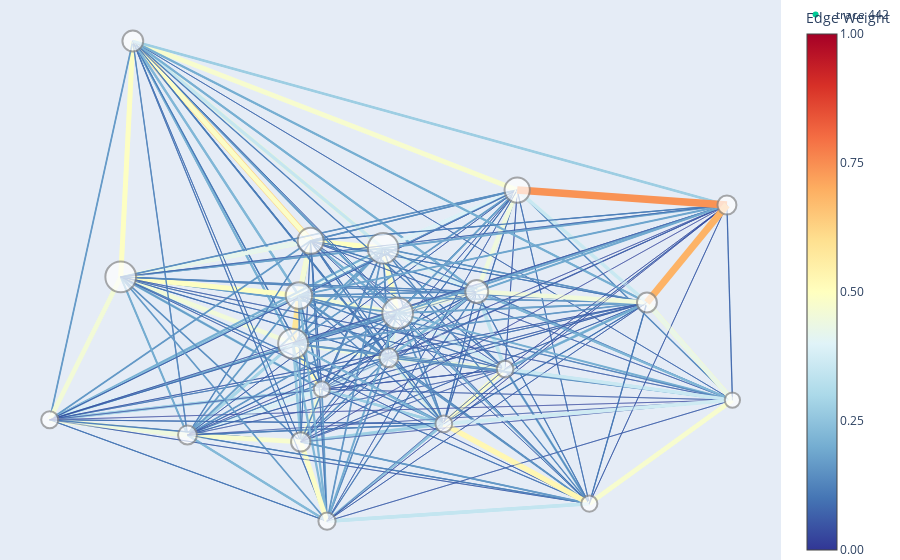

Notebook code cell kept with this figure:
### Code cell
G, trip_counts = define_graph(filtered_df, district_counts, NORMALISE_BY_POP=True, remove_weak_edges=False, threshold=0.2)
G = update_node_sizes(G, income, var_of_interest)
positions = get_positions(gdf)
edge_widths = set_art(G, 0.1)
fig = plotly_graph(G, positions, edge_widths, var_of_interest, node_size_scale=0.003)
fig.show()
